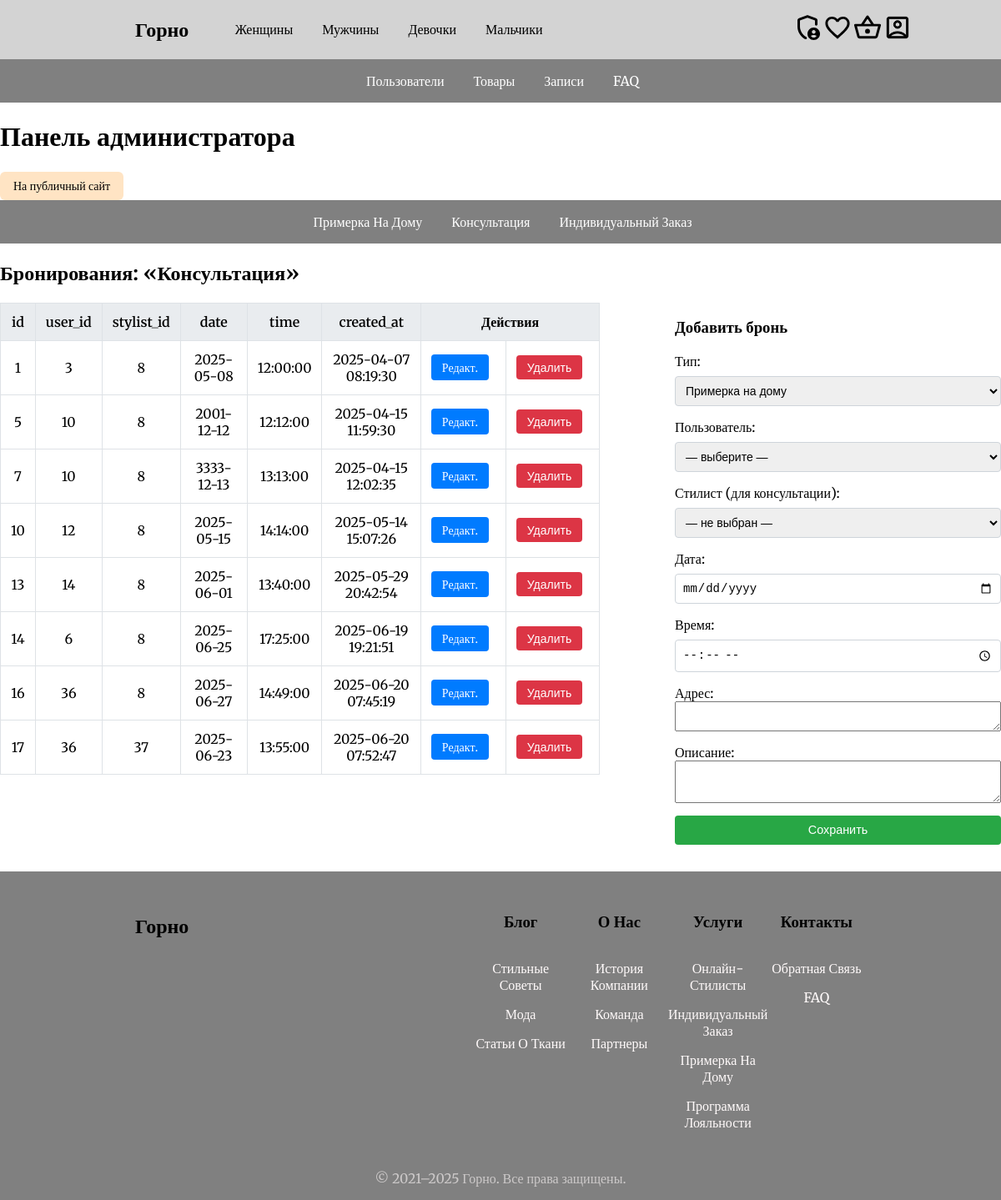
Page /admin/index.php?section=bookings&type=консультация (signed in) on the committed database.
### tables this page shows
CREATE TABLE `bookings` (
  `id` int NOT NULL AUTO_INCREMENT,
  `user_id` int NOT NULL,
  `stylist_id` int DEFAULT NULL,
  `type` enum('консультация','примерка на дому','индивидуальный заказ') NOT NULL,
  `date` date NOT NULL,
  `time` time NOT NULL,
  `address` text,
  `description` text,
  `created_at` timestamp NULL DEFAULT CURRENT_TIMESTAMP,
  PRIMARY KEY (`id`),
  KEY `fk_bookings_user` (`user_id`),
  KEY `fk_bookings_stylist` (`stylist_id`),
  CONSTRAINT `bookings_ibfk_1` FOREIGN KEY (`user_id`) REFERENCES `users` (`id`) ON DELETE CASCADE,
  CONSTRAINT `bookings_ibfk_2` FOREIGN KEY (`stylist_id`) REFERENCES `users` (`id`) ON DELETE SET NULL,
  CONSTRAINT `fk_bookings_stylist` FOREIGN KEY (`stylist_id`) REFERENCES `users` (`id`) ON DELETE SET NULL,
  CONSTRAINT `fk_bookings_user` FOREIGN KEY (`user_id`) REFERENCES `users` (`id`) ON DELETE CASCADE
);

### admin/bookings.php (the view, shortened to what this page needs)
<?php
require_once __DIR__ . '/../config/db.php';
$allowed = [
    'примерка на дому'     => ['id','user_id','date','time','address','description','created_at'],
    'консультация'         => ['id','user_id','stylist_id','date','time','created_at'],
    'индивидуальный заказ' => ['id','user_id','date','time','description','created_at'],
];
$editBooking = null;
$type = mb_strtolower($_GET['type'] ?? 'примерка на дому');
$cols    = $allowed[$type];
$sqlCols = implode(',', $cols);
$stmt = $conn->prepare("SELECT $sqlCols FROM bookings WHERE `type` = ?");
$stmt->bind_param('s', $type);
$stmt->execute();
$result = $stmt->get_result();
?>
<nav class="tabs">
  <ul>
    <?php foreach ($allowed as $_type => $_cols): ?>
      <li>
        <a href="index.php?section=bookings&type=<?= urlencode($_type) ?>"
           class="<?= htmlspecialchars($_type === $type ? 'active' : '') ?>">
          <?= htmlspecialchars(mb_convert_case($_type, MB_CASE_TITLE, 'UTF-8')) ?>
        </a>
      </li>
    <?php endforeach ?>
  </ul>
</nav>
<h2>Бронирования: «<?= htmlspecialchars(mb_convert_case($type, MB_CASE_TITLE, 'UTF-8')) ?>»</h2>
  <section>
    <div>
        <table>
            <thead>
                <tr>
                    <?php foreach ($cols as $c): ?>
                        <th><?= htmlspecialchars($c) ?></th>
                    <?php endforeach ?>
                <th colspan="2">Действия</th>
                </tr>
            </thead>
            <tbody>
                <?php while ($row = $result->fetch_assoc()): ?>
                <tr>
                    <?php foreach ($cols as $c): ?>
                    <td><?= nl2br(htmlspecialchars($row[$c])) ?></td>
                    <?php endforeach ?>
                    <td>
                        <a href="?section=bookings&edit_id=<?= htmlspecialchars($row['id']) ?>&type=<?= htmlspecialchars(urlencode($type)) ?>">Редакт.</a>
                    </td>
                    <td>
                        <form action="/delete/booking.php" method="POST" style="display:inline">
                            <button type="submit" onclick="return confirm('Удалить #<?= htmlspecialchars($row['id']) ?>?')">Удалить</button>
                        </form>
                    </td>
                </tr>
                <?php endwhile ?>
            </tbody>
        </table>
    </div>
    <div class="form">
        <?php if ($editBooking): ?>
            <?php require __DIR__ . '/../admin/edit/booking.php'; ?>
        <?php else: ?>
            <?php require __DIR__ . '/../admin/add/booking.php'; ?>
        <?php endif; ?>
    </div>
  </section>

### assets/css/styles.css (style rules this page uses)
body { margin: auto; padding: 0; font-family: 'Merriweather', serif; display: flex; flex-direction: column; min-height: 100vh; }
h1, h2, h3, h4, h5, h6, p { white-space: normal; overflow-wrap: break-word; word-wrap: break-word; }

### assets/css/admin.css (style rules this page uses)
.admin-panel section { display: flex; flex-direction: row; justify-content: center; gap: 90px; margin-bottom: 2rem; }
.admin-panel table { width: 100%; border-collapse: collapse; margin-bottom: 1rem; }
.admin-panel table thead { background-color: #e9ecef; }
.admin-panel table th, .admin-panel table td { padding: 0.75rem; border: 1px solid #dee2e6; text-align: center; }
.admin-panel table th { font-weight: 600; }
.admin-panel table td a, .admin-panel table td button { margin-right: 0.5rem; display: inline-block; padding: 0.4rem 0.8rem; font-size: 0.875rem; text-decoration: none; border: none; border-radius: 0.25rem; cursor: pointer; }
.admin-panel table td a { background-color: #007bff; color: #fff; }
.admin-panel table td button { background-color: #dc3545; color: #fff; }

### rows in the picture
bookings: id "1", user "3", stylist "8", date "2025-05-08", time "12:00:00", created_at "2025-04-07 08:19:30"
bookings: id "5", user "10", stylist "8", date "2001-12-12", time "12:12:00", created_at "2025-04-15 11:59:30"
bookings: id "7", user "10", stylist "8", date "3333-12-13", time "13:13:00", created_at "2025-04-15 12:02:35"
bookings: id "10", user "12", stylist "8", date "2025-05-15", time "14:14:00", created_at "2025-05-14 15:07:26"
bookings: id "13", user "14", stylist "8", date "2025-06-01", time "13:40:00", created_at "2025-05-29 20:42:54"
bookings: id "14", user "6", stylist "8", date "2025-06-25", time "17:25:00", created_at "2025-06-19 19:21:51"
bookings: id "16", user "36", stylist "8", date "2025-06-27", time "14:49:00", created_at "2025-06-20 07:45:19"
bookings: id "17", user "36", stylist "37", date "2025-06-23", time "13:55:00", created_at "2025-06-20 07:52:47"

### other values in the picture
$label "Женщины"
$label "Мужчины"
$label "Девочки"
$label "Мальчики"
mb_convert_case($_type, MB_CASE_TITLE, 'UTF-8') "Примерка На Дому"
mb_convert_case($_type, MB_CASE_TITLE, 'UTF-8') "Консультация"
mb_convert_case($_type, MB_CASE_TITLE, 'UTF-8') "Индивидуальный Заказ"
mb_convert_case($type, MB_CASE_TITLE, 'UTF-8') "Консультация"
$c "id"
$c "user_id"
$c "stylist_id"
$c "date"
$c "time"
$c "created_at"
